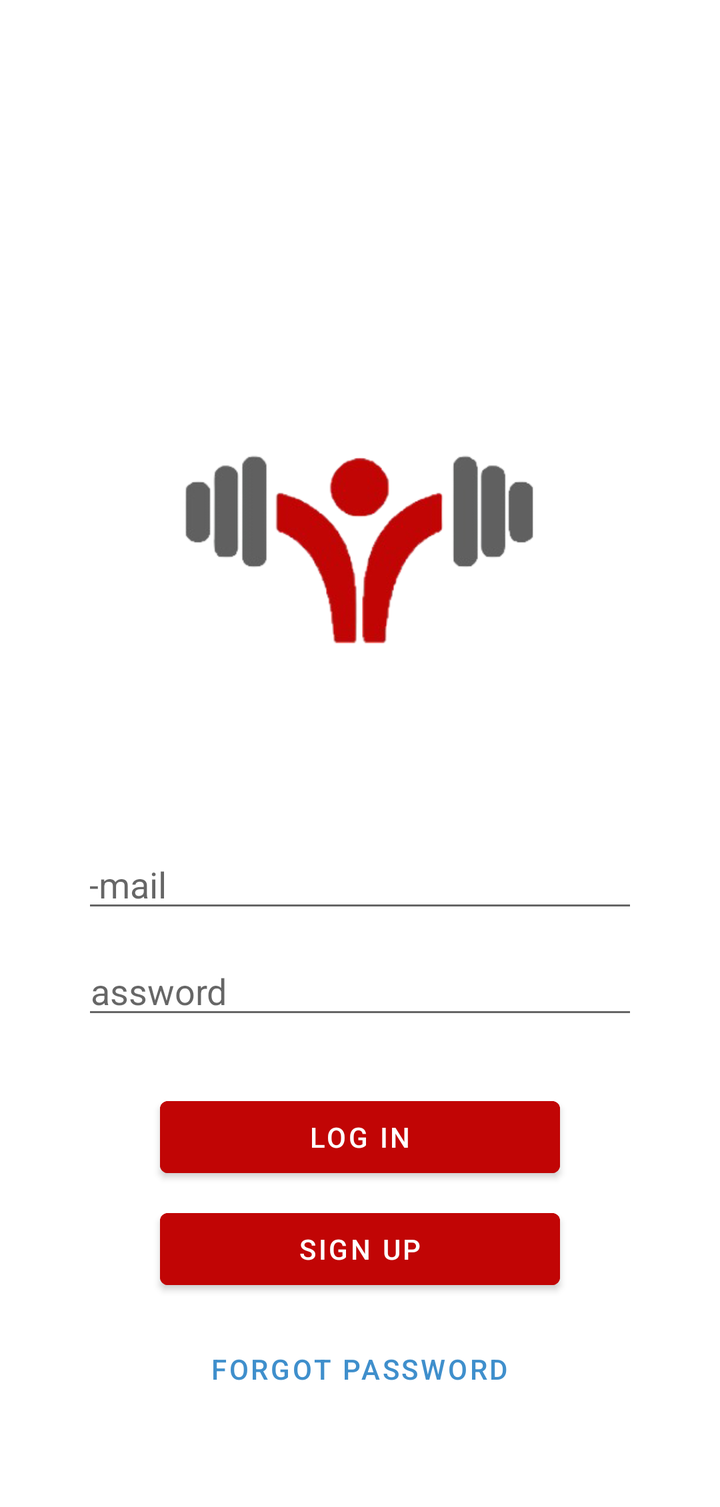
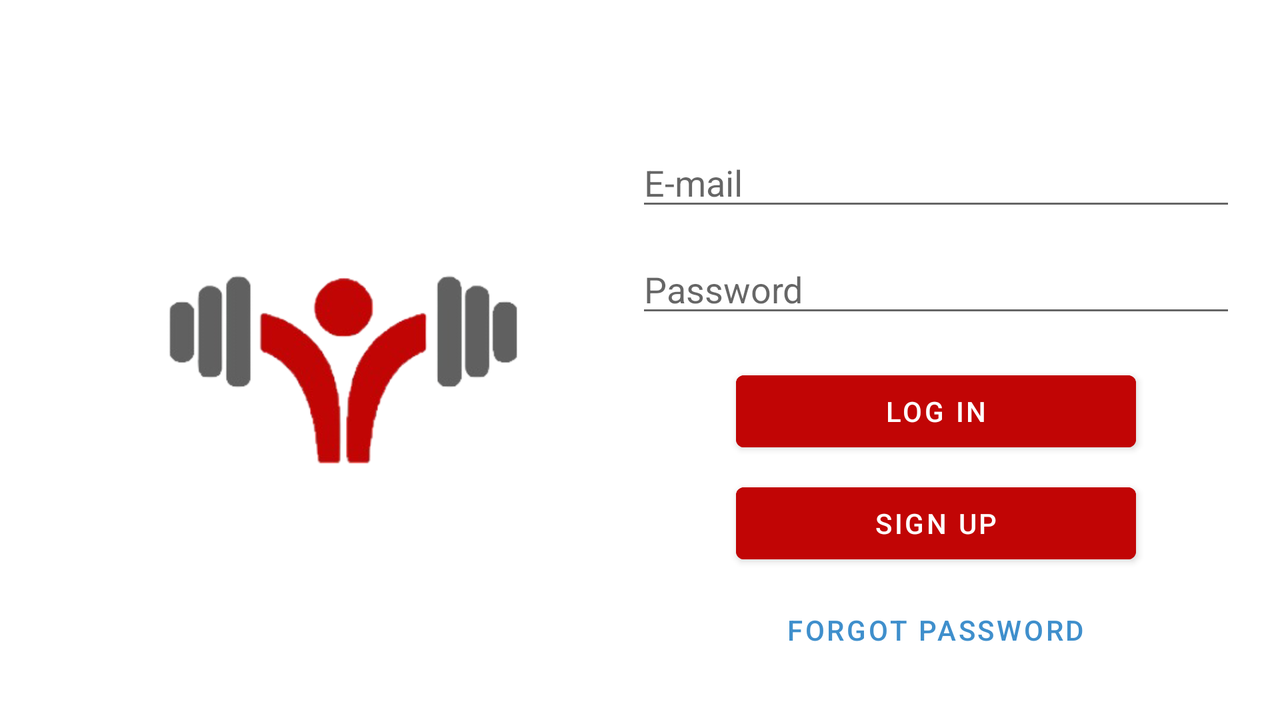

An Android layout and its configuration variant, each rendered on a device that would load it. The default file and the variant file are quoted in full after the pictures.
<!-- AndroidManifest.xml: application theme Theme.DocaFit_App -->
<!-- res/layout/act_login.xml -->
<ScrollView xmlns:android="http://schemas.android.com/apk/res/android"
    android:layout_width="match_parent"
    android:layout_height="match_parent"
    android:padding="45dp">

    <LinearLayout
        android:orientation="vertical"
        android:gravity="top"
        android:layout_width="match_parent"
        android:layout_height="wrap_content">

        <ImageView
            android:id="@+id/logoImageView"
            android:layout_width="300dp"
            android:layout_height="300dp"
            android:layout_marginTop="75dp"
            android:layout_marginBottom="0dp"
            android:scaleType="fitCenter"
            android:src="@drawable/logo"
            android:layout_gravity="center_horizontal"/>

        <EditText
            android:id="@+id/emailEditText"
            android:layout_width="300dp"
            android:layout_height="wrap_content"
            android:hint="@string/email_hint"
            android:inputType="textEmailAddress"
            android:layout_gravity="center_horizontal"/>

        <EditText
            android:id="@+id/passwordEditText"
            android:layout_width="300dp"
            android:layout_height="wrap_content"
            android:layout_marginTop="12dp"
            android:hint="@string/password_hint"
            android:inputType="textPassword"
            android:layout_gravity="center_horizontal"/>

        <Button
            android:id="@+id/loginButton"
            android:layout_width="200dp"
            android:layout_height="wrap_content"
            android:layout_marginTop="30dp"
            android:text="@string/login_button"
            android:textColor="@color/button_text"
            android:backgroundTint="@color/red"
            android:layout_gravity="center_horizontal"/>

        <Button
            android:id="@+id/registerButton"
            android:text="@string/signup_button"
            android:layout_width="200dp"
            android:layout_height="wrap_content"
            android:layout_marginTop="8dp"
            android:textColor="@color/button_text"
            android:backgroundTint="@color/red"
            android:layout_gravity="center_horizontal"/>

        <Button
            android:id="@+id/forgotPasswordButton"
            android:layout_width="wrap_content"
            android:layout_height="wrap_content"
            android:text="@string/forgot_password"
            android:background="@android:color/transparent"
            android:textColor="@color/blue"
            android:layout_marginTop="12dp"
            android:layout_gravity="center_horizontal"/>
    </LinearLayout>
</ScrollView>
<!-- resources referenced by this layout -->
<resources>
  <color name="blue">#FF3F8FCC</color>
  <color name="button_text">#FFFFFF</color>
  <color name="red">#C10505</color>
  <!-- drawable logo: png bitmap (drawable, 33606 bytes) -->
  <string name="email_hint">E-mail</string>
  <string name="forgot_password">Forgot password</string>
  <string name="login_button">Log In</string>
  <string name="password_hint">Password</string>
  <string name="signup_button">Sign Up</string>
  <style name="Theme.DocaFit_App" parent="Theme.MaterialComponents.DayNight.DarkActionBar">
          
          <item name="colorPrimary">@color/red</item>
          <item name="colorPrimaryVariant">@color/red</item>
          <item name="colorOnPrimary">@color/white</item>
          
          <item name="colorSecondary">@color/teal_200</item>
          <item name="colorSecondaryVariant">@color/teal_700</item>
          <item name="colorOnSecondary">@color/black</item>
          
          <item name="android:statusBarColor">?attr/colorPrimaryVariant</item>
          
  
      </style>
  <color name="white">#FFFFFFFF</color>
  <color name="teal_200">#FF03DAC5</color>
  <color name="teal_700">#FF018786</color>
  <color name="black">#FF000000</color>
</resources>
<!-- res/layout-land/act_login.xml (the repository's variant of the layout above) -->
<!-- drawn on the phone turned sideways -->
<LinearLayout xmlns:android="http://schemas.android.com/apk/res/android"
    android:orientation="horizontal"
    android:padding="24dp"
    android:layout_width="match_parent"
    android:layout_height="match_parent">

    <LinearLayout
        android:layout_width="0dp"
        android:layout_height="match_parent"
        android:layout_weight="1"
        android:gravity="center"
        android:orientation="vertical">

        <ImageView
            android:id="@+id/logoImageView"
            android:layout_width="300dp"
            android:layout_height="300dp"
            android:scaleType="fitCenter"
            android:src="@drawable/logo" />
    </LinearLayout>

    <LinearLayout
        android:layout_width="0dp"
        android:layout_height="match_parent"
        android:layout_weight="1"
        android:gravity="center"
        android:orientation="vertical">

        <EditText
            android:id="@+id/emailEditText"
            android:layout_width="300dp"
            android:layout_height="wrap_content"
            android:hint="@string/email_hint"
            android:inputType="textEmailAddress"
            android:layout_marginTop="45dp"/>

        <EditText
            android:id="@+id/passwordEditText"
            android:layout_width="300dp"
            android:layout_height="wrap_content"
            android:layout_marginTop="12dp"
            android:hint="@string/password_hint"
            android:inputType="textPassword" />

        <Button
            android:id="@+id/loginButton"
            android:layout_width="200dp"
            android:layout_height="wrap_content"
            android:layout_marginTop="18dp"
            android:text="@string/login_button"
            android:textColor="@color/button_text"
            android:backgroundTint="@color/red" />

        <Button
            android:id="@+id/registerButton"
            android:text="@string/signup_button"
            android:layout_width="200dp"
            android:layout_height="wrap_content"
            android:layout_marginTop="8dp"
            android:textColor="@color/button_text"
            android:backgroundTint="@color/red" />

        <Button
            android:id="@+id/forgotPasswordButton"
            android:layout_width="wrap_content"
            android:layout_height="wrap_content"
            android:text="@string/forgot_password"
            android:background="@android:color/transparent"
            android:textColor="@color/blue"
            android:layout_marginTop="8dp" />
    </LinearLayout>
</LinearLayout>
